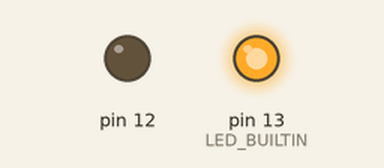
Bench run of a sketch on a simulated Arduino Uno, built with avr-gcc and run on an emulated ATmega328P. Parts: output pins drawn as LEDs (lit = HIGH).

Above: at 0.5 s.
At 2.5 s:
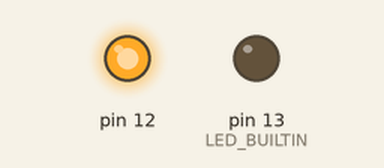
At 3.5 s:
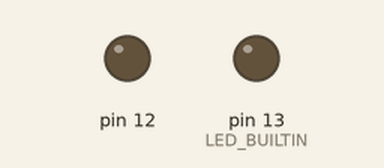
Timing chart, 0 to 5.2 s (numbered marks = the images above):
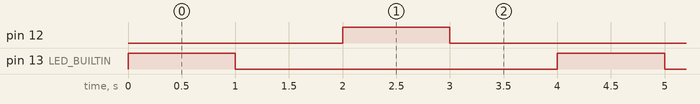

Measured:
- by itself, pin 12, pin 13 (LED_BUILTIN): alternates HIGH for 1.0 s and LOW for 3.0 s
- by itself, everything shown: repeats every 4.0 s, in 4 steps

The sketch:

blink.ino
```cpp
int p= 12;
void setup() {
  pinMode(LED_BUILTIN, OUTPUT);
  pinMode(12, OUTPUT);
}
void loop() {

  digitalWrite(LED_BUILTIN, HIGH);   // turn the LED on (HIGH is the voltage level)
  delay(1000);                       // wait for a second
  digitalWrite(LED_BUILTIN, LOW);    // turn the LED off by making the voltage LOW
  delay(1000);

  digitalWrite(12, HIGH);   // turn the LED on (HIGH is the voltage level)
  delay(1000);              // wait for a second
  digitalWrite(12, LOW);    // turn the LED off by making the voltage LOW
  delay(1000);              // wait for a second
}
```
